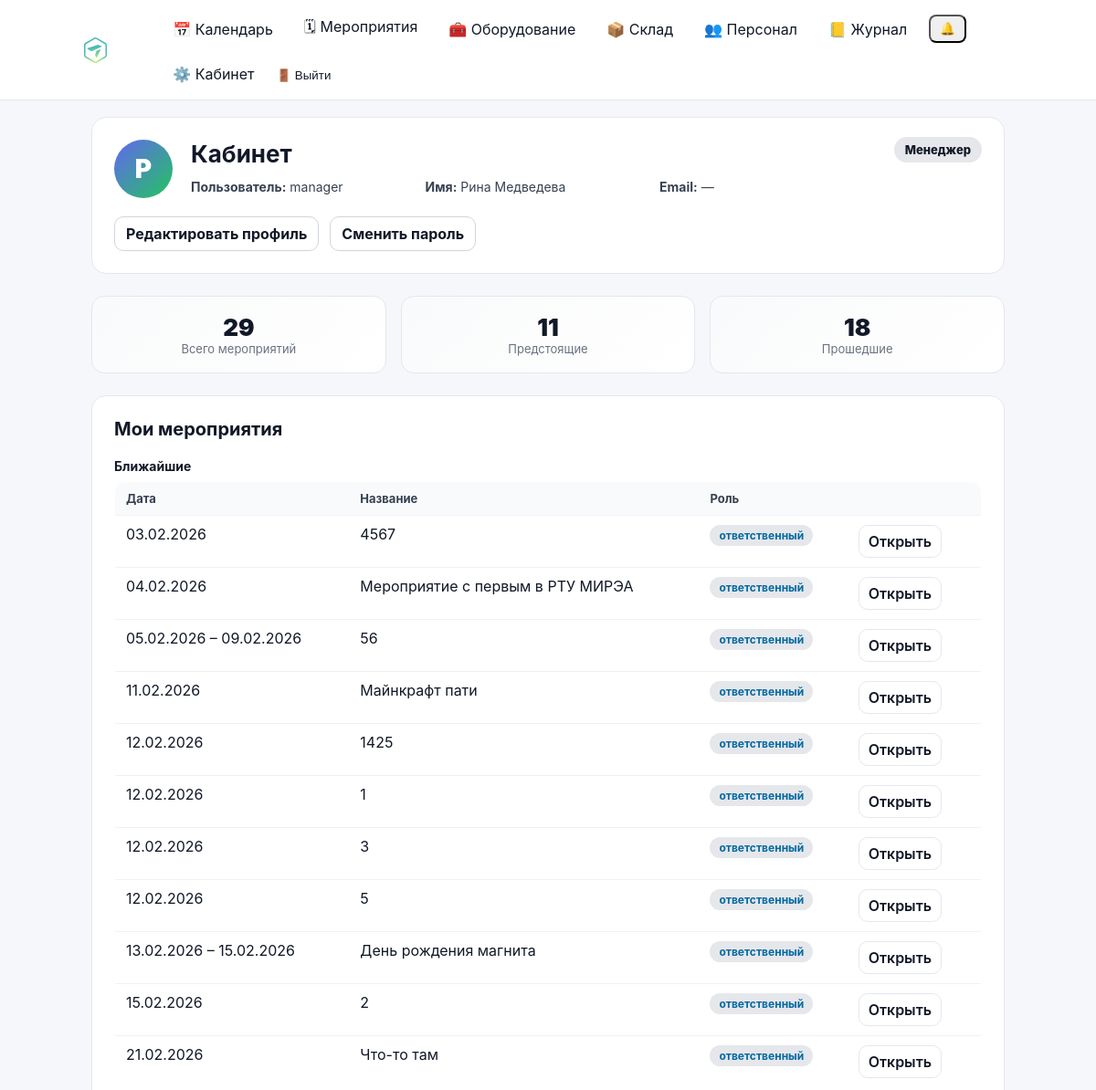
The app's page /cabinet/ (signed in, upper part), older data.
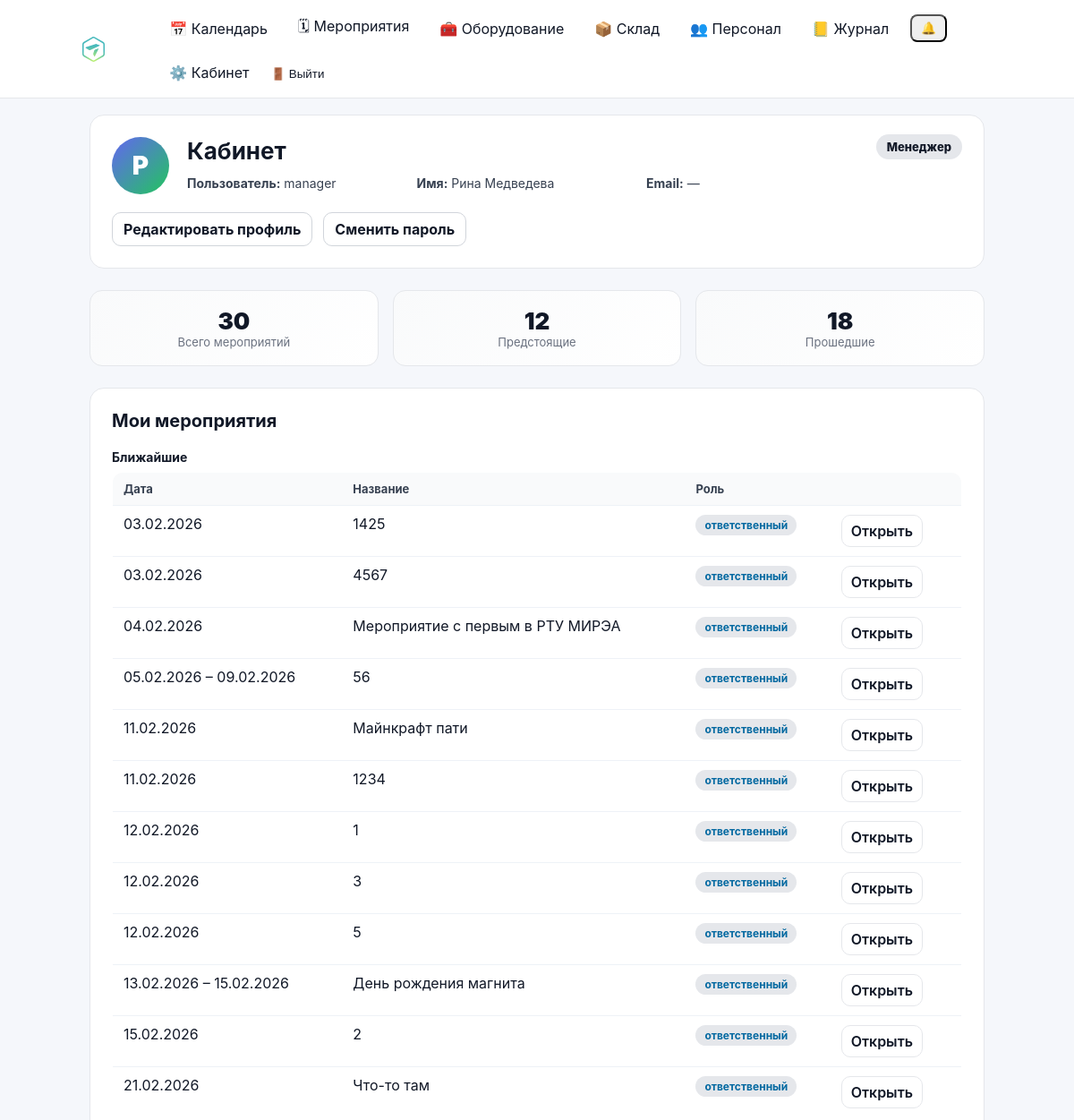
The same page, newer data.
### events/models.py (models this page shows, shortened)
class Event(models.Model):
    class Meta:
        permissions = [
            ("edit_event_card", "Can edit event card (dates/status/etc)"),
            ("edit_event_equipment", "Can edit event equipment (own/rented)"),
        ]
    STATUS_DRAFT = "draft"
    STATUS_CONFIRMED = "confirmed"
    STATUS_CANCELLED = "cancelled"
    STATUS_CLOSED = "closed"
    STATUS_CHOICES = (
        (STATUS_DRAFT, "Черновик"),
        (STATUS_CONFIRMED, "Подтверждено"),
        (STATUS_CANCELLED, "Отменено"),
        (STATUS_CLOSED, "Закрыто"),
    )
    name = models.CharField(max_length=200)
    start_date = models.DateField()
    end_date = models.DateField(blank=True, null=True)
    client = models.CharField(max_length=200, blank=True)
    location = models.CharField(max_length=200, blank=True)
    responsible = models.ForeignKey(
        User,
        on_delete=models.SET_NULL,
        null=True,
        related_name="events",
    )
    s_engineer = models.ForeignKey(
        User,
        on_delete=models.SET_NULL,
        null=True,
        blank=True,
        related_name="senior_events",
    )
    engineers = models.ManyToManyField(
        User,
        blank=True,
        related_name="engineer_events",
    )
    notes = models.TextField(blank=True, default="")
    is_deleted = models.BooleanField(default=False)
    deleted_at = models.DateTimeField(null=True, blank=True)
    status = models.CharField(
        max_length=20,
        choices=STATUS_CHOICES,
        default=STATUS_DRAFT,
    )
    created_at = models.DateTimeField(auto_now_add=True)

### cabinet/views.py (the view)
# urls.py: path("", views.dashboard, name="dashboard"),
@login_required
def dashboard(request):
    user = request.user
    today = date.today()
    q = Q(responsible=user)
    if hasattr(Event, "s_engineer"):
        q = q | Q(s_engineer=user)
    if hasattr(Event, "engineers"):
        q = q | Q(engineers=user)
    qs = (
        Event.objects
        .filter(q)
        .distinct()
        .order_by("start_date", "id")
    )
    if hasattr(Event, "s_engineer"):
        qs = qs.select_related("responsible", "s_engineer")
    else:
        qs = qs.select_related("responsible")
    if hasattr(Event, "engineers"):
        qs = qs.prefetch_related("engineers")
    upcoming = []
    past = []
    for ev in qs:
        end = ev.end_date or ev.start_date
        role_name, role_slug = _event_user_role(ev, user)
        item = {
            "event": ev,
            "date_display": _format_date_range(ev.start_date, ev.end_date),
            "role_name": role_name,
            "role_slug": role_slug,
        }
        if end >= today:
            upcoming.append(item)
        else:
            past.append(item)
    upcoming.sort(key=lambda x: (x["event"].start_date, x["event"].id))
    past.sort(key=lambda x: (x["event"].start_date, x["event"].id), reverse=True)
    stats = {
        "total": len(upcoming) + len(past),
        "upcoming": len(upcoming),
        "past": len(past),
    }
    role_name, role_slug = _get_primary_role(user)
    return render(request, "cabinet/dashboard.html", {
        "role_name": role_name,
        "role_slug": role_slug,
        "stats": stats,
        "upcoming_events": upcoming,
        "past_events": past,
    })

### accounts/context_processors.py (called while the page is built)
def authz_flags(request):
    user = getattr(request, "user", None)
    return {
        "can_manage_staff": can_manage_staff(user),
        "can_edit_event_card": can_edit_event_card(user),
        "can_edit_event_equipment": can_edit_event_equipment(user),
        "can_edit_inventory": can_edit_inventory(user),
        "can_view_stock": can_view_stock(user),
    }

### accounts/permissions.py (called while the page is built)
def _ok(user) -> bool:
    return bool(user and user.is_authenticated)

def is_super(user) -> bool:
    return bool(_ok(user) and getattr(user, "is_superuser", False))

def can_manage_staff(user) -> bool:
    return is_super(user) or (_ok(user) and user.has_perm("accounts.manage_staff"))

def can_edit_inventory(user) -> bool:
    return is_super(user) or (_ok(user) and user.has_perm("inventory.manage_inventory"))

def can_view_stock(user) -> bool:
    return is_super(user) or (_ok(user) and (user.has_perm("inventory.manage_inventory") or user.has_perm("events.edit_event_card")))

def can_edit_event_card(user) -> bool:
    return is_super(user) or (_ok(user) and user.has_perm("events.edit_event_card"))

### cabinet/templates/cabinet/dashboard.html (shortened to what this page needs)
{% extends "base.html" %}
{% load static %}
{% block content %}
<div class="cabinet-page">
    <div class="cabinet-card cabinet-profile">
        <div class="cabinet-profile-header">
            <div class="cabinet-avatar">
                {{ user.first_name|default:user.username|slice:":1"|upper }}
            </div>
            <div class="cabinet-profile-info">
                <h1 class="cabinet-title">Кабинет</h1>
                <div class="cabinet-user-meta">
                    <div><strong>Пользователь:</strong> {{ user.username }}</div>
                    <div><strong>Имя:</strong> {{ user.get_full_name|default:"—" }}</div>
                    <div><strong>Email:</strong> {{ user.email|default:"—" }}</div>
                </div>
            </div>
            <div class="cabinet-role">
                <span class="role-badge role-{{ role_slug }}">
                    {{ role_name }}
                </span>
            </div>
        </div>
        <div class="cabinet-actions">
            <a href="{% url 'cabinet:profile_edit' %}" class="btn">
                Редактировать профиль
            </a>
            <a href="{% url 'cabinet:password_change' %}" class="btn">
                Сменить пароль
            </a>
        </div>
    </div>
    <div class="cabinet-stats">
        <div class="stat-card">
            <div class="stat-value">{{ stats.total }}</div>
            <div class="stat-label">Всего мероприятий</div>
        </div>
        <div class="stat-card">
            <div class="stat-value">{{ stats.upcoming }}</div>
            <div class="stat-label">Предстоящие</div>
        </div>
        <div class="stat-card">
            <div class="stat-value">{{ stats.past }}</div>
            <div class="stat-label">Прошедшие</div>
        </div>
    </div>
    <div class="cabinet-card">
        <h2 class="cabinet-section-title">Мои мероприятия</h2>
        {% if upcoming_events %}
        <div class="cabinet-subtitle">Ближайшие</div>
        <table class="list-table">
            <thead>
                <tr>
                    <th>Дата</th>
                    <th>Название</th>
                    <th>Роль</th>
                    <th></th>
                </tr>
            </thead>
            <tbody>
                {% for item in upcoming_events %}
                <tr>
                    <td>{{ item.date_display }}</td>
                    <td>{{ item.event.name }}</td>
                    <td>
                        <span class="role-pill role-{{ item.role_slug }}">
                            {{ item.role_name }}
                        </span>
                    </td>
                    <td>
                        <a href="{% url 'event_detail' item.event.id %}" class="btn btn-secondary">
                            Открыть
                        </a>
                    </td>
                </tr>
                {% endfor %}
            </tbody>
        </table>
        {% endif %}
    </div>
</div>
{% endblock %}

Row changes from the older to the newer data that the page shows:
changed Event (number 1 of 12 on the later page): date_display "12.02.2026" → "03.02.2026"; moves up the list
added Event: date_display "11.02.2026", event.name "1234", role_name "ответственный"
Text that changed along with them:
{{ stats.total }}: "29" → "30"
{{ stats.upcoming }}: "11" → "12"
